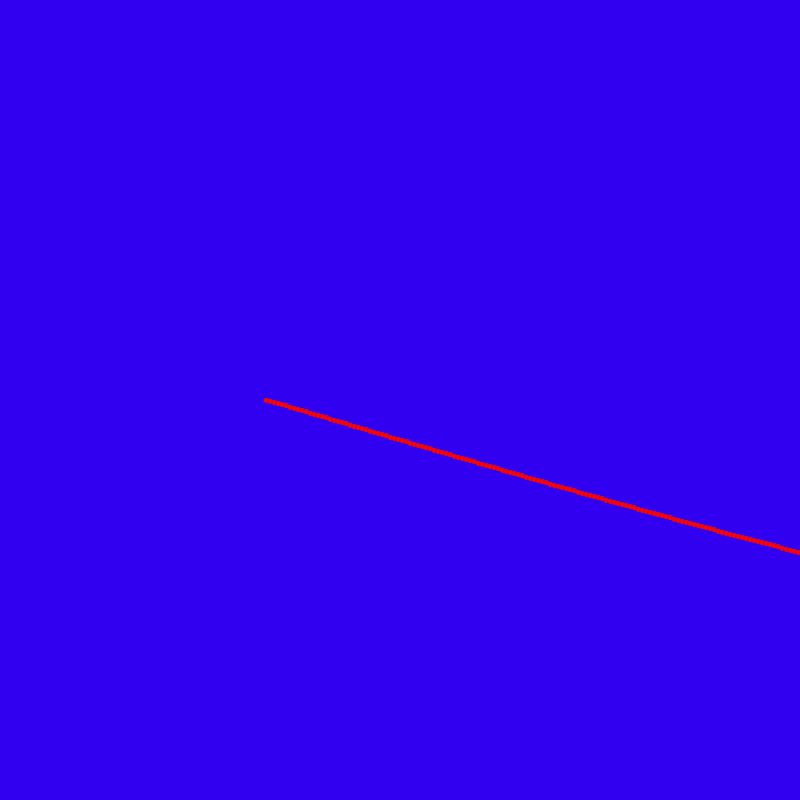
Frame 1 (no input)
Frame 60 (the mouse pressed at the canvas centre just before this capture): identical to frame 1, image omitted
Frame 120 (the mouse held since frame 60 and released just before this capture): identical to frame 1, image omitted

The Processing sketch that drew this single still picture (run headless with seeded random() and noise(); from frame 60 on, the mouse is pressed at the canvas centre):

// Processing sketch: sineWaveLoop
// ── sineWaveLoop.pde
void setup(){
  size(800,800);
}

void draw(){
  // axes. How do I draw them? ask in class and see if "translate" is clear
  stroke(255,0,0);
  line(0,height/2,0,-height/2);
  line(-width/2,0,width/2,0);
  
  // Plot a wave
  
  translate(width/3, height/2);
  background(50, 0, 240);
  float time = millis();
  float amplitude = 300;
  float frequency = 0.004;
  //float frequency = 0.1; 1) How do I make a wave? change the frequency
 
  fill(255);
  
  for(int i =0; i< 400; i++){
    float myVal = i;
    //float myVal = i+time; 2) How do I move it?
    fill(240, 10, 0);
    // circle one
    circle(i*4, sin(myVal*frequency) * amplitude, 4);
    
    // 3) What do I have to change to make the points closer?
  }
  

  


  
  
}
